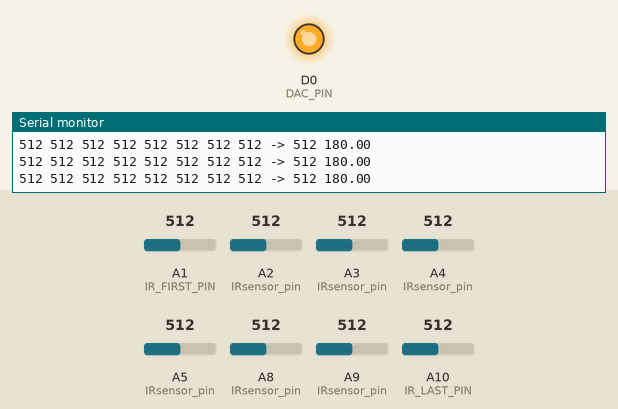
Simulated run of this program. Board: Seeed XIAO (SAMD21). On the bench: output pins drawn as LEDs (lit = HIGH), the last lines printed to the serial monitor. Inputs (shaded band) come from the test bench; at power-on: A5 (IRsensor_pin) = 512, A8 (IRsensor_pin) = 512, A1 (IR_FIRST_PIN) = 512, A10 (IR_LAST_PIN) = 512, A2 (IRsensor_pin) = 512, A3 (IRsensor_pin) = 512, A4 (IRsensor_pin) = 512, A9 (IRsensor_pin) = 512.

Above: at 1.2 s.
1.3 s: A5 (IRsensor_pin) set to 528
At 2.1 s:
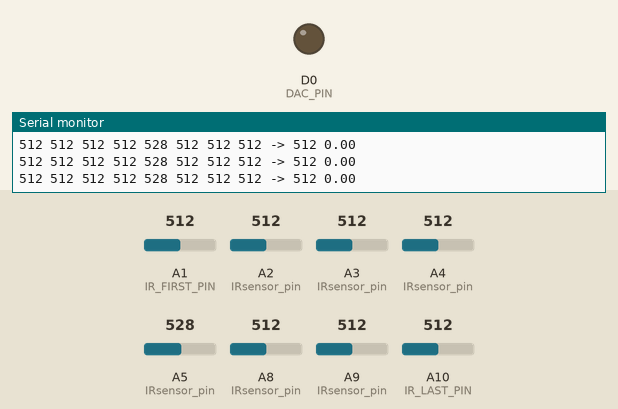
2.8 s: A8 (IRsensor_pin) set to 716
At 5.0 s:
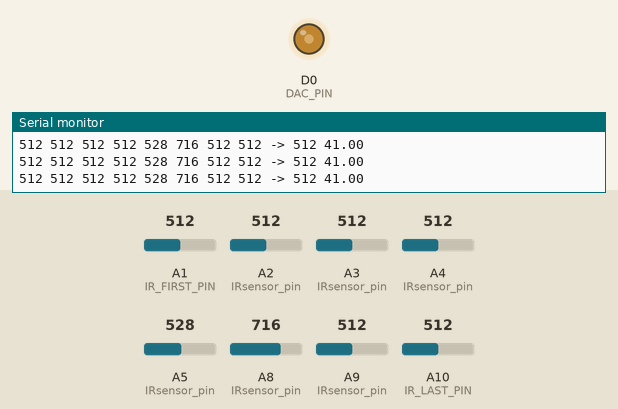
5.8 s: A1 (IR_FIRST_PIN) set to 716
At 6.22 s:
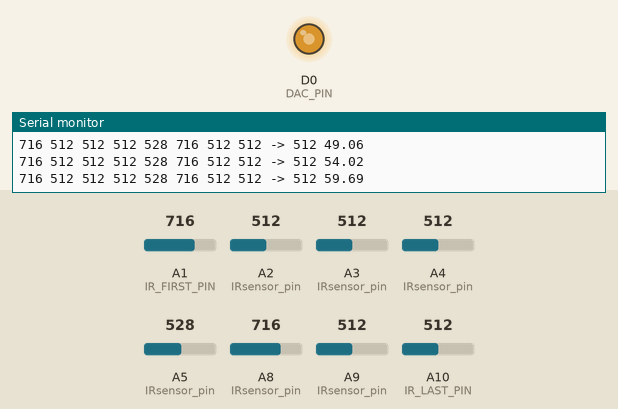
8.8 s: A10 (IR_LAST_PIN) set to 306
At 10.3 s:
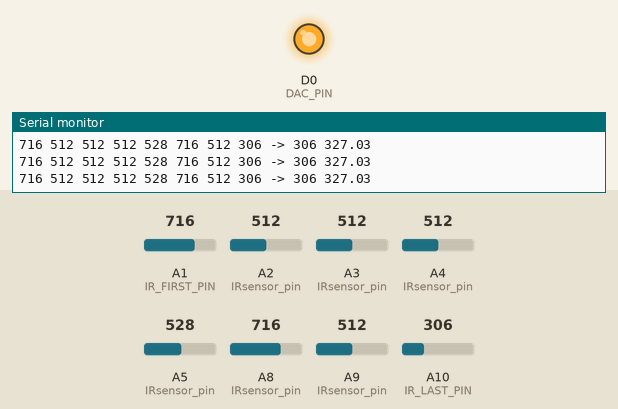
10.7 s: A2 (IRsensor_pin) set to 378
12.8 s: A2 (IRsensor_pin) set to 368
At 14.4 s:
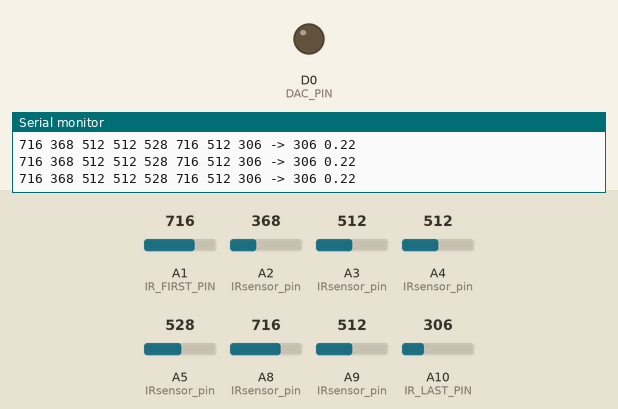
Timing chart, 0 to 15.9 s (numbered marks = the images above; inputs shaded):
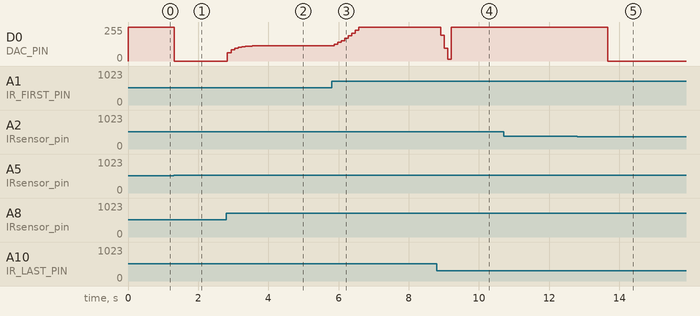

Measured:
- the behaviour switches between 512 and 513 on A5 (IRsensor_pin) (found by bisection; images 0 and 1)
- the behaviour switches between 369 and 368 on A2 (IRsensor_pin) (found by bisection; images 4 and 5)
- after the input at 1.3 s, D0 (DAC_PIN): 255/255 → 0/255 at once
- after the input at 2.8 s, D0 (DAC_PIN): moves from 0/255 to 116/255 over 0.91 s, starting at once
- after the input at 5.8 s, D0 (DAC_PIN): moves from 116/255 to 255/255 over 0.81 s, starting after 0.07 s
- after the input at 8.8 s, D0 (DAC_PIN): 255/255 → 194/255 after 0.11 s, → 94/255 0.10 s later, → 13/255 0.10 s later, → 255/255 0.10 s later
- after the input at 12.8 s, D0 (DAC_PIN): 255/255 → 0/255 after 0.86 s

The program:

main.cpp
```cpp
#include <Arduino.h>
#include <math.h>

#include "option.hpp"
#include "sensorCheck.hpp"
#include "degCalculation.hpp"

#define IRValueCheck 0 // 1: センサの値チェック 0: 角度を出す コメントアウト:実行しない


void setup()
{
  Serial.begin(115200);

  Serial_start();
}

void loop()
{
  #ifdef IRValueCheck // ====IRセンサ=========================================
  #if IRValueCheck
  SensorCheck();
  #else
  DegCalculation();
  #endif
  #endif

  Serial.println();

  delay(100);
}

/* ==変数・定数・関数一覧==
IR_FIRST_PIN = IRの最初のピン番号
IR_LAST_PIN = IRの最後のピン番号
IR_COUNT = IRセンサの総数
NOT_BOLL_FOUND = ボールが見つからないと判断する最小の仮値

irValue[] = その時々のセンサの値の格納庫。[]の中の数はピン番号
ballFound = ボールがあると、trueになる。ボールがないとfalseとなり、プログラムの最初に戻る。デフォルトはfalse
theta = ボールの角度。θ

deg_radian() = ()の中のピン番号と接続してあるセンサのIR_FIRST_PINを0°とした向いている角度。
あとはまあフィーリングで考えて。
== ==*/
```

degCalculation.cpp
```cpp
#include <Arduino.h>
#include "option.hpp"

#include "sensorCheck.hpp"
#include "degCalculation.hpp"

static const int NOT_BALL_FOUND = 900;

bool ballFound = false;
float theta = 0.0;

class IR // 個々のIRもろもろ
{
public:
    int pin = -1;
    int val = -1;
    float deg = -1;
};

IR myIR[8];

const int IRsensor_pin[8] = {1, 2, 3, 4, 5, 8, 9, 10};

// 移動平均クラス新ファミリーの宣言
static MovingAverage vxMA;
static MovingAverage vyMA;

float ballAngle;
const int DAC_PIN = A0;

static float deg_radian(float degree)
{
    return degree * M_PI / 180.0;
}

void DegCalculation()
{
    //
    //=======================================================================================
    // 値の更新
    //=======================================================================================
    //
    IR minIR; // 最小値の決定
    minIR.val = 1023;

    for (int i = 0; i < 8; i++)
    {
        myIR[i].pin = IRsensor_pin[i];
        myIR[i].val = analogRead(myIR[i].pin);
        myIR[i].deg = i * 45;

        if (myIR[i].val < minIR.val)
        {
            minIR.pin = myIR[i].pin;
            minIR.val = myIR[i].val;
            minIR.deg = myIR[i].deg;
        }
    }

    for (int i = 0; i < IR_COUNT; i++)
    {
        Serial.print(myIR[i].val);
        Serial.print(" ");
    }
    Serial.print("-> ");
    Serial.print(minIR.val);
    Serial.print(" ");

    // -minval900よりも小さいならballFoundがtrueにする-
    if (minIR.val > NOT_BALL_FOUND)
    {
        ballFound = false;
    }
    else
    {
        ballFound = true;
    }

    //
    //=======================================================================================
    // ベクトル合成
    //=======================================================================================
    //

    float vx = 0.0, vy = 0.0;

    for (int pin = 0; pin < IR_COUNT; pin++)
    {
        float w = 1.0 / (myIR[pin].val + 1);
        float ang = deg_radian(myIR[pin].deg);
        vx += w * cos(ang);
        vy += w * sin(ang);
    }

    float smoothVX = vxMA.update(vx);
    float smoothVY = vyMA.update(vy);

    theta = atan2(smoothVY, smoothVX) * 180.0 / M_PI;
    if (theta < 0.0)
        theta += 360.0;

    ballAngle = (theta / 360.0) * 1024; // C-styleに送る用

    if (ballFound)
    {
        Serial.print(theta);
        analogWrite(DAC_PIN, ballAngle); // DAC_PINに値を送る。
    }
    else
    {
        Serial.print("ボールが見つかりません笑");
    }
}
```

degCalculation.hpp
```cpp
#pragma once
extern bool ballFound;

extern void DegCalculation();
extern float ballAngle;
extern float theta;
```

sensorCheck.cpp
```cpp
#include "Arduino.h"
#include "sensorCheck.hpp"

const int IR_FIRST_PIN = 1;
const int IR_LAST_PIN = 10;
const int IR_COUNT = 8;

void SensorCheck(){
    for (int pin = IR_FIRST_PIN; pin <= IR_LAST_PIN; pin++) // センサごとの値チェックプログラム
    {
    if (pin == 6 || pin == 7)
    {
        continue;
    }
    Serial.print(String(" ") + pin + String(" : "));
    Serial.print(analogRead(pin));
    }
}
```

sensorCheck.hpp
```cpp
#pragma once

extern const int IR_FIRST_PIN;
extern const int IR_LAST_PIN;
extern const int IR_COUNT;

extern void SensorCheck();
```
